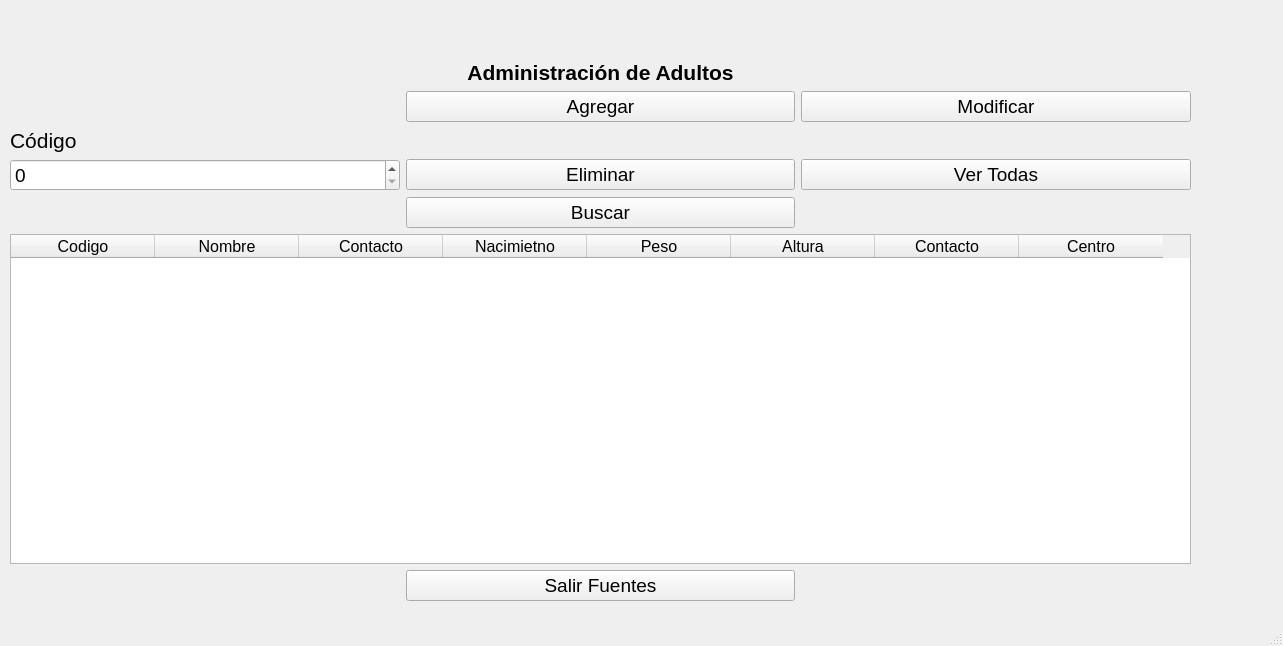
<?xml version="1.0" encoding="UTF-8"?>
<ui version="4.0">
 <class>AdmonAdultos</class>
 <widget class="QMainWindow" name="AdmonAdultos">
  <property name="geometry">
   <rect>
    <x>0</x>
    <y>0</y>
    <width>1283</width>
    <height>646</height>
   </rect>
  </property>
  <property name="windowTitle">
   <string>MainWindow</string>
  </property>
  <widget class="QWidget" name="centralwidget">
   <widget class="QWidget" name="layoutWidget">
    <property name="geometry">
     <rect>
      <x>10</x>
      <y>60</y>
      <width>1181</width>
      <height>541</height>
     </rect>
    </property>
    <layout class="QGridLayout" name="gridLayout">
     <item row="3" column="2">
      <widget class="QPushButton" name="PBTodas">
       <property name="font">
        <font>
         <pointsize>14</pointsize>
        </font>
       </property>
       <property name="text">
        <string>Ver Todas</string>
       </property>
      </widget>
     </item>
     <item row="4" column="1">
      <widget class="QPushButton" name="PBBuscar">
       <property name="font">
        <font>
         <pointsize>14</pointsize>
        </font>
       </property>
       <property name="text">
        <string>Buscar</string>
       </property>
      </widget>
     </item>
     <item row="3" column="1">
      <widget class="QPushButton" name="PBEliminar">
       <property name="font">
        <font>
         <pointsize>14</pointsize>
        </font>
       </property>
       <property name="text">
        <string>Eliminar</string>
       </property>
      </widget>
     </item>
     <item row="1" column="2">
      <widget class="QPushButton" name="PBModificar">
       <property name="font">
        <font>
         <pointsize>14</pointsize>
        </font>
       </property>
       <property name="text">
        <string>Modificar</string>
       </property>
      </widget>
     </item>
     <item row="2" column="0" colspan="2">
      <widget class="QLabel" name="LCodigoEliminar">
       <property name="font">
        <font>
         <pointsize>16</pointsize>
        </font>
       </property>
       <property name="text">
        <string>Código</string>
       </property>
      </widget>
     </item>
     <item row="3" column="0">
      <widget class="QSpinBox" name="SBCodigoEliminar">
       <property name="font">
        <font>
         <pointsize>14</pointsize>
        </font>
       </property>
       <property name="maximum">
        <number>999999999</number>
       </property>
      </widget>
     </item>
     <item row="1" column="1">
      <widget class="QPushButton" name="PBAgregar">
       <property name="font">
        <font>
         <pointsize>14</pointsize>
        </font>
       </property>
       <property name="text">
        <string>Agregar</string>
       </property>
      </widget>
     </item>
     <item row="0" column="0" colspan="3">
      <widget class="QLabel" name="LTitulo">
       <property name="minimumSize">
        <size>
         <width>100</width>
         <height>0</height>
        </size>
       </property>
       <property name="font">
        <font>
         <pointsize>16</pointsize>
         <weight>75</weight>
         <bold>true</bold>
        </font>
       </property>
       <property name="text">
        <string>Administración de Adultos</string>
       </property>
       <property name="alignment">
        <set>Qt::AlignCenter</set>
       </property>
      </widget>
     </item>
     <item row="6" column="1">
      <widget class="QPushButton" name="PBSalir">
       <property name="font">
        <font>
         <pointsize>14</pointsize>
        </font>
       </property>
       <property name="text">
        <string>Salir Fuentes</string>
       </property>
      </widget>
     </item>
     <item row="5" column="0" colspan="3">
      <widget class="QTableWidget" name="TWTabla">
       <property name="minimumSize">
        <size>
         <width>711</width>
         <height>0</height>
        </size>
       </property>
       <property name="font">
        <font>
         <pointsize>12</pointsize>
        </font>
       </property>
       <property name="sizeAdjustPolicy">
        <enum>QAbstractScrollArea::AdjustToContents</enum>
       </property>
       <attribute name="horizontalHeaderDefaultSectionSize">
        <number>144</number>
       </attribute>
       <attribute name="verticalHeaderMinimumSectionSize">
        <number>60</number>
       </attribute>
       <column>
        <property name="text">
         <string>Codigo</string>
        </property>
       </column>
       <column>
        <property name="text">
         <string>Nombre</string>
        </property>
       </column>
       <column>
        <property name="text">
         <string>Contacto</string>
        </property>
       </column>
       <column>
        <property name="text">
         <string>Nacimietno</string>
        </property>
       </column>
       <column>
        <property name="text">
         <string>Peso</string>
        </property>
       </column>
       <column>
        <property name="text">
         <string>Altura</string>
        </property>
       </column>
       <column>
        <property name="text">
         <string>Contacto</string>
        </property>
       </column>
       <column>
        <property name="text">
         <string>Centro</string>
        </property>
       </column>
      </widget>
     </item>
    </layout>
   </widget>
  </widget>
  <widget class="QStatusBar" name="statusbar"/>
 </widget>
 <tabstops>
  <tabstop>SBCodigoEliminar</tabstop>
  <tabstop>PBEliminar</tabstop>
  <tabstop>TWTabla</tabstop>
 </tabstops>
 <resources/>
 <connections/>
</ui>
